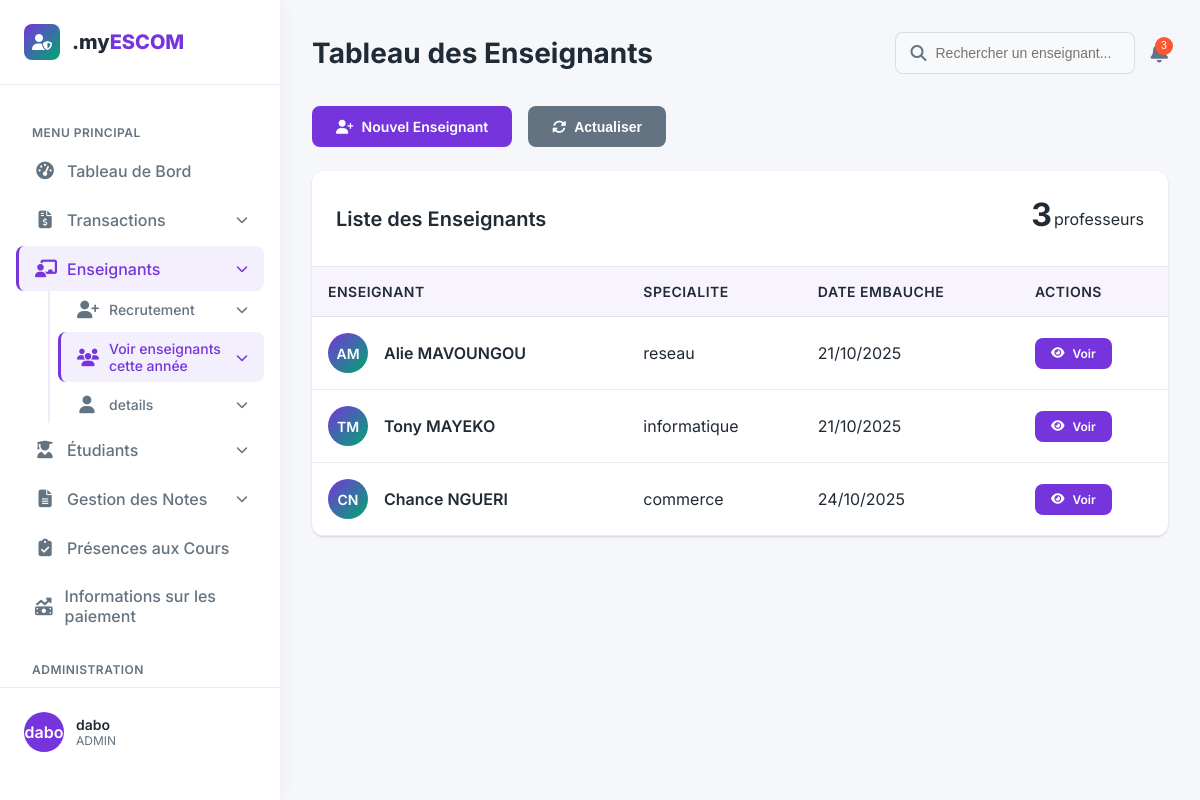
The page /administration/prof (signed in) on the database as committed earlier.
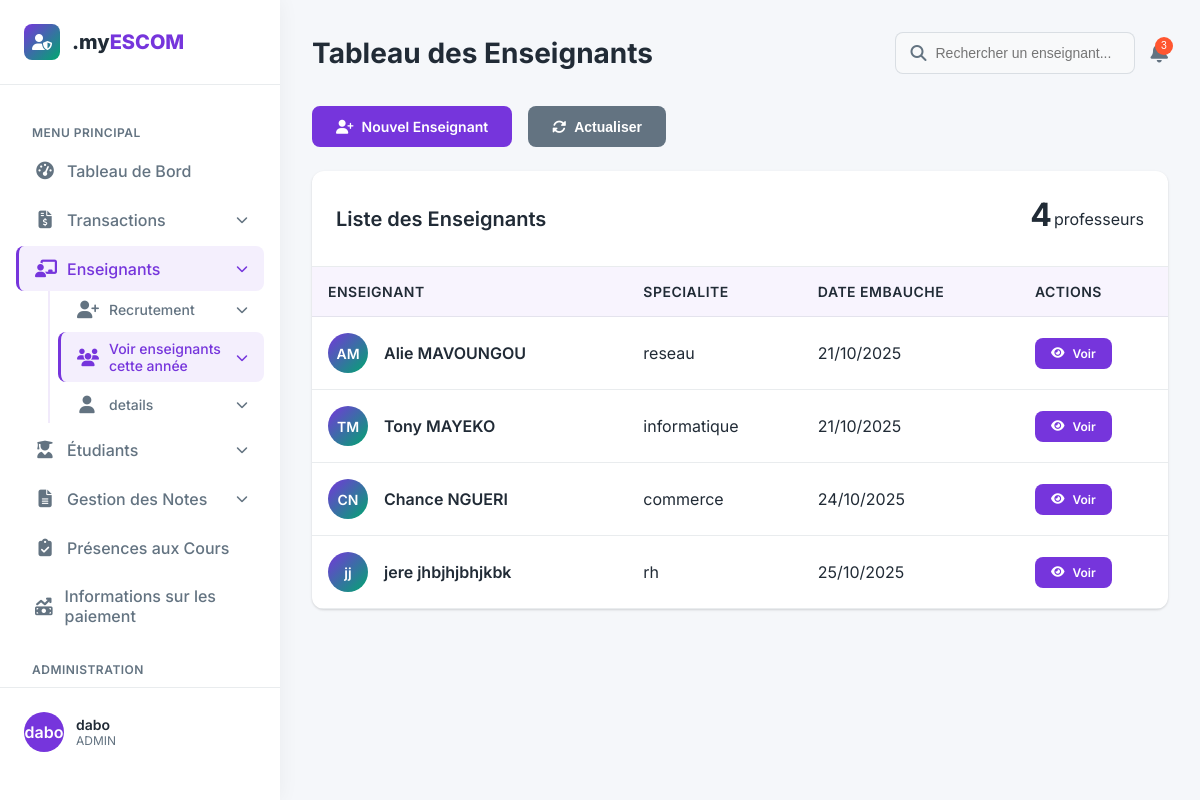
The same page on the database as committed later.
### transactions/models.py (models this page shows, shortened)
class Contrat(models.Model):
    id = models.UUIDField(primary_key=True, default=uuid.uuid4, editable=False)
    enseignant=models.ForeignKey(Enseignant, on_delete=models.CASCADE,related_name='contrat')
    annee_academique=models.ForeignKey(AnneeAcademique, on_delete=models.CASCADE)
    date= models.DateField(auto_now=True)
    description=models.CharField(max_length=255)
    class Meta:
        unique_together = ('enseignant', 'annee_academique')
        verbose_name = "Contrat"
        verbose_name_plural = "Contrats "

### database/models.py (models this page shows, shortened)
class Utilisateur(AbstractUser):
    class Role(models.TextChoices):
        ADMIN="ADMIN","Admin"
        ETUDIANT = "ETUDIANT", "Etudiant"
        ENSEINGNANT = "ENSEIGNANT", "Enseignant"
    base_role = Role.ADMIN
    role = models.CharField(max_length=50, choices=Role.choices)

class EnseignantProfile(models.Model):
    utilisateur = models.OneToOneField(Utilisateur, on_delete=models.CASCADE,related_name='enseignant_utilisateur')
    nom = models.CharField(max_length=255)
    prenom = models.CharField(max_length=255)
    autres_prenom = models.CharField(max_length=255, null=True)
    date_naissance = models.DateField(null=True, blank=True)
    lieu_naissance = models.CharField(max_length=255, null=True, blank=True)
    adresse = models.TextField(null=True, blank=True)
    nationalite = models.CharField(max_length=100, null=True, blank=True)
    numero_telephone = models.CharField(max_length=20, null=True, blank=True)
    matricule = models.CharField(max_length=255, null=True)
    cree_par = models.CharField(max_length=1000)
    slug = models.SlugField(max_length=200, unique=True, blank=True)

### utilisateur/views.py (the view)
# urls.py: path("administration/prof",views.menu_prof, name = "menu_prof"),
@admin_decorators
def menu_prof(request):
    enseignants = Contrat.objects.all
    print(enseignants)
    context={
        'enseignants':enseignants
    }
    return render(request,"pages/dashboard/admin/prof_liste.html",context)

### transactions/utils.py (called while the page is built)
def admin_decorators(view_func):
    @wraps(view_func)
    def wrapper(request, *args, **kwargs):
        if not request.user.is_authenticated:
            return redirect('login_admin')
        if request.user.role != "ADMIN":
            return redirect('login_admin')
        return view_func(request, *args, **kwargs)
    return wrapper

### pages/templates/pages/dashboard/admin/prof_liste.html (shortened to what this page needs)
{% load static %}
<!DOCTYPE html>
<html lang="fr">
<head>
    <link rel="stylesheet" href="https://cdnjs.cloudflare.com/ajax/libs/font-awesome/6.4.0/css/all.min.css">
</head>
<body>
    <aside class="sidebar">
        {% include 'pages/bases/dashboard/logo.html' %}
        {% include 'pages/bases/dashboard/voir.html' %}
        {% include 'pages/bases/dashboard/user.html' %}
    </aside>
    <main class="main-content">
        <div class="header">
            <div class="page-title">
                <h1>Tableau des Enseignants</h1>
            </div>
            <div class="header-actions">
                <div class="search-bar">
                    <i class="fas fa-search search-icon"></i>
                    <input type="text" placeholder="Rechercher un enseignant...">
                </div>
                <button class="notification-btn">
                    <span class="notification-badge">3</span>
                </button>
            </div>
        </div>
        <div class="action-buttons">
            <a href="#" class="btn btn-primary" id="add-teacher-btn">
                <i class="fas fa-user-plus btn-icon"></i>Nouvel Enseignant
            </a>
            <button class="btn btn-secondary" id="refresh-btn">
                <i class="fas fa-sync-alt btn-icon"></i>Actualiser
            </button>
        </div>
        <div class="table-container">
            <div  style="display: flex; align-items: center; justify-content: space-between;" class="table-header">
                <h2 class="table-title">Liste des Enseignants</h2>
                <div style="display: flex; align-items: center;gap:2px;">
                <span class="summary-value">{{ enseignants|length }}</span>
                <p>professeurs</p>
                </div>
            </div>
            <div class="table-content">
                <table>
                    <thead>
                        <tr>
                            <th>Enseignant</th>
                            <th>Specialite</th>
                            <th>Date embauche</th>
                            <th>Actions</th>
                        </tr>
                    </thead>
                    <tbody>
                        {% for teacher in enseignants %}
                        <tr>
                            <td>
                                <div class="teacher-info">
                                    <div class="teacher-avatar">{{ teacher.enseignant.enseignant_utilisateur.prenom|first }}{{ teacher.enseignant.enseignant_utilisateur.nom|first }}</div>
                                    <div class="teacher-details">
                                        <div class="teacher-name">{{ teacher.enseignant.enseignant_utilisateur.prenom }} {{ teacher.enseignant.enseignant_utilisateur.nom }}</div>
                                    </div>
                                </div>
                            </td>
                            <td>{{ teacher.description|default:"Non spécifié" }}</td>
                            <td>{{ teacher.date|date:"d/m/Y"|default:"-" }}</td>
                            <td>
                                <div class="action-buttons-cell">
                                    <a href="{% url 'menu_prof_details' teacher.enseignant.id %}" class="btn btn-primary btn-sm">
                                        <i class="fas fa-eye btn-icon"></i>Voir
                                    </a>
                                </div>
                            </td>
                        </tr>
                        {% empty %}
                        <tr>
                            <td colspan="8" style="text-align: center; padding: 2rem;">
                                <p>Aucun enseignant trouvé.</p>
                            </td>
                        </tr>
                        {% endfor %}
                    </tbody>
                </table>
            </div>
        </div>
    </main>
</body>
</html>

Rows that differ between the two databases and show on the page:
added Contrat: enseignant.enseignant_utilisateur.prenom|first "j", enseignant.enseignant_utilisateur.nom|first "j", enseignant.enseignant_utilisateur.prenom "jere", enseignant.enseignant_utilisateur.nom "jhbjhjbhjkbk", description "rh", date "25/10/2025"
Other text that changed with them:
{{ enseignants|length }}: "3" → "4"
